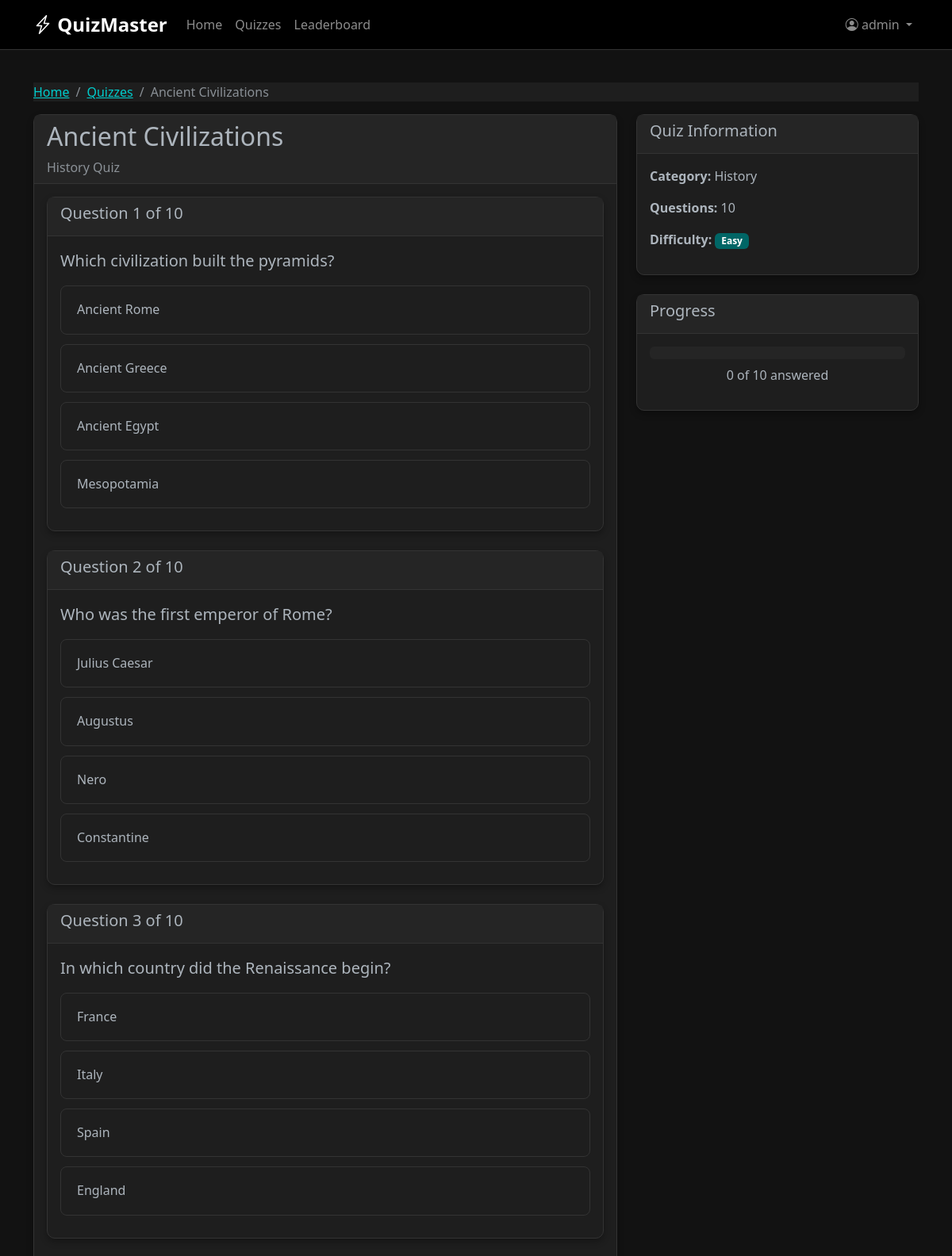
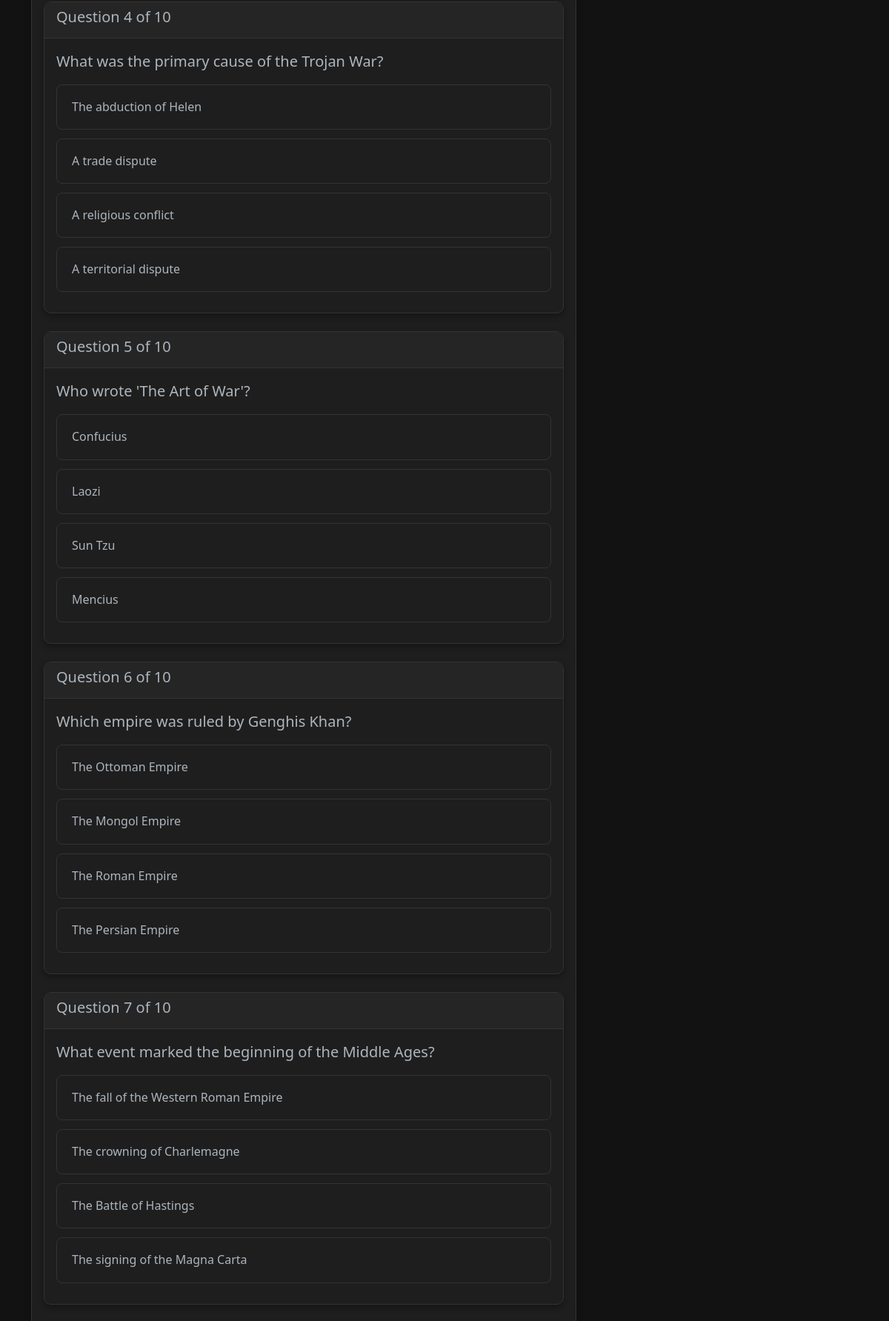
Page /quiz/10/ (signed in, upper part) on the committed database (2 pictures, top to bottom).
### quiz/models.py (models this page shows, shortened)
class Quiz(models.Model):
    title = models.CharField(max_length=200)
    description = models.TextField(blank=True)
    category = models.ForeignKey(Category, on_delete=models.CASCADE, related_name="quizzes")
    created_at = models.DateTimeField(auto_now_add=True)
    is_active = models.BooleanField(default=True)
    time_limit = models.PositiveIntegerField(
        help_text="Time limit in minutes (0 for no limit)",
        default=0
    )
    class Meta:
        indexes = [
            models.Index(fields=['category']),
            models.Index(fields=['is_active']),
            models.Index(fields=['-created_at']),
        ]

class Category(models.Model):
    name = models.CharField(max_length=100, unique=True)
    description = models.TextField(blank=True)
    created_at = models.DateTimeField(auto_now_add=True)
    class Meta:
        verbose_name_plural = "Categories"
        indexes = [
            models.Index(fields=['name']),
        ]

class Question(models.Model):
    quiz = models.ForeignKey(Quiz, on_delete=models.CASCADE, related_name="questions")
    text = models.CharField(max_length=500)
    difficulty = models.CharField(max_length=20, choices=[
        ('easy', 'Easy'),
        ('medium', 'Medium'),
        ('hard', 'Hard')
    ], default='medium')
    points = models.PositiveIntegerField(default=1, validators=[MinValueValidator(1)])
    created_at = models.DateTimeField(auto_now_add=True)
    class Meta:
        indexes = [
            models.Index(fields=['quiz']),
            models.Index(fields=['difficulty']),
        ]

class Option(models.Model):
    question = models.ForeignKey(Question, on_delete=models.CASCADE, related_name="options")
    text = models.CharField(max_length=255)
    is_correct = models.BooleanField(default=False)
    class Meta:
        indexes = [
            models.Index(fields=['question']),
        ]

### quiz/views.py (the view)
# urls.py: path("quiz/<int:quiz_id>/", views.quiz_detail, name="quiz_detail"),
def quiz_detail(request, quiz_id):
    if not request.user.is_authenticated:
        return redirect_to_login(request.get_full_path(), '/login/', 'next')
    quiz = get_object_or_404(
        Quiz.objects.prefetch_related(
            'questions__options'
        ).select_related('category'),
        id=quiz_id,
        is_active=True
    )
    return render(request, 'quiz/quiz_detail.html', {'quiz': quiz})

### quiz/templates/quiz/quiz_detail.html (shortened to what this page needs)
{% extends "quiz/base.html" %}
{% block content %}
<div class="container my-5">
  <nav aria-label="breadcrumb">
    <ol class="breadcrumb">
      <li class="breadcrumb-item"><a href="{% url 'home' %}">Home</a></li>
      <li class="breadcrumb-item"><a href="{% url 'quiz_list' %}">Quizzes</a></li>
      <li class="breadcrumb-item active" aria-current="page">{{ quiz.title }}</li>
    </ol>
  </nav>
  <div class="row">
    <div class="col-md-8">
      <div class="card">
        <div class="card-header">
          <h2>{{ quiz.title }}</h2>
          <p class="text-muted mb-0">{{ quiz.category.name }} Quiz</p>
        </div>
        <div class="card-body">
          <form id="quiz-form" method="post" action="{% url 'submit' %}">
            {% for question in quiz.questions.all %}
            <div class="card mb-4 question-card">
              <div class="card-header">
                <h5>Question {{ forloop.counter }} of {{ quiz.questions.count }}</h5>
              </div>
              <div class="card-body">
                <p class="lead">{{ question.text }}</p>
                <div class="options-container">
                  {% for opt in question.options.all %}
                  <div class="option-item">
                    <div class="form-check">
                      <label class="form-check-label h6" for="opt{{ opt.id }}">{{ opt.text }}</label>
                    </div>
                  </div>
                  {% endfor %}
                </div>
              </div>
            </div>
            {% endfor %}
          </form>
        </div>
      </div>
    </div>
    <div class="col-md-4">
      <div class="card">
        <div class="card-header">
          <h5>Quiz Information</h5>
        </div>
        <div class="card-body">
          <p><strong>Category:</strong> {{ quiz.category.name }}</p>
          <p><strong>Questions:</strong> {{ quiz.questions.count }}</p>
          <p><strong>Difficulty:</strong>
            {% if quiz.questions.count > 0 %}
              {% with first_question=quiz.questions.first %}
                {% if first_question.difficulty == 'hard' %}
                  <span class="badge bg-danger">Hard</span>
                {% elif first_question.difficulty == 'medium' %}
                  <span class="badge bg-warning text-dark">Medium</span>
                {% else %}
                  <span class="badge bg-success">Easy</span>
                {% endif %}
              {% endwith %}
            {% else %}
              <span class="badge bg-secondary">Not Available</span>
            {% endif %}
          </p>
        </div>
      </div>
      <div class="card mt-4">
        <div class="card-header">
          <h5>Progress</h5>
        </div>
        <div class="card-body">
          <div class="progress">
          </div>
          <p class="mt-2 text-center"><span id="answered-count">0</span> of {{ quiz.questions.count }} answered</p>
        </div>
      </div>
    </div>
  </div>
</div>
{% endblock %}

### quiz/templates/quiz/base.html (shortened to what this page needs)
<!doctype html>
<html lang="en" data-bs-theme="dark">
<head>
  <link href="https://cdn.jsdelivr.net/npm/bootstrap@5.3.0/dist/css/bootstrap.min.css" rel="stylesheet">
  <link rel="stylesheet" href="https://cdn.jsdelivr.net/npm/bootstrap-icons@1.10.0/font/bootstrap-icons.css">
</head>
<body>
  <nav class="navbar navbar-expand-lg navbar-dark fixed-top">
    <div class="container">
      <a class="navbar-brand" href="{% url 'home' %}">
        <i class="bi bi-lightning-charge"></i> QuizMaster
      </a>
      <div class="collapse navbar-collapse" id="navbarNav">
        <ul class="navbar-nav me-auto">
          <li class="nav-item">
            <a class="nav-link" href="{% url 'home' %}">Home</a>
          </li>
          <li class="nav-item">
            <a class="nav-link" href="{% url 'quiz_list' %}">Quizzes</a>
          </li>
          <li class="nav-item">
            <a class="nav-link" href="{% url 'leaderboard' %}">Leaderboard</a>
          </li>
        </ul>
        <ul class="navbar-nav">
          {% if user.is_authenticated %}
            <li class="nav-item dropdown">
              <a class="nav-link dropdown-toggle" href="#" id="navbarDropdown" role="button" data-bs-toggle="dropdown">
                <i class="bi bi-person-circle"></i> {{ user.username }}
              </a>
            </li>
          {% endif %}
        </ul>
      </div>
    </div>
  </nav>
  <main>
    {% block content %}{% endblock %}
  </main>
</body>
</html>

### quiz/templates/quiz/base.html (style rules this page uses)
body { padding-top: 56px; background-color: #121212; color: #e0e0e0; }
.navbar { background-color: #000 !important; border-bottom: 1px solid #333; }
.navbar-brand { font-weight: bold; font-size: 1.5rem; color: #fff !important; }
.card { background-color: #1e1e1e; border: 1px solid #333; border-radius: 10px; box-shadow: 0 4px 8px rgba(0,0,0,0.3); }
.card-header { background-color: #252525; border-bottom: 1px solid #333; font-weight: 500; }
.breadcrumb { background-color: #1e1e1e; }
a { color: #00cccc; }
.progress { background-color: #252525; }
.badge.bg-success { background-color: #006666 !important; }

### quiz/templates/quiz/quiz_detail.html (style rules this page uses)
.question-card { transition: all 0.3s ease; background-color: #1e1e1e; border: 1px solid #333; }
.option-item { padding: 15px 20px; border-radius: 8px; transition: all 0.2s ease; border: 1px solid #333; cursor: pointer; margin-bottom: 12px; user-select: none; min-height: 50px; display: block; width: 100%; box-sizing: border-box; }
.form-check { width: 100%; margin-bottom: 0; padding: 5px 0; }
.form-check-label { width: 100%; cursor: pointer; margin-bottom: 0; display: block; }
.progress { background-color: #252525; }

### rows in the picture
Quiz: title "Ancient Civilizations", category.name "History", questions.count "10"
Question: text "Which civilization built the pyramids?"
Option: text "Ancient Rome"
Option: text "Ancient Greece"
Option: text "Ancient Egypt"
Option: text "Mesopotamia"
Question: text "Who was the first emperor of Rome?"
Option: text "Julius Caesar"
Option: text "Augustus"
Option: text "Nero"
Option: text "Constantine"
Question: text "In which country did the Renaissance begin?"
Option: text "France"
Option: text "Italy"
Option: text "Spain"
Option: text "England"
Question: text "What was the primary cause of the Trojan War?"
Option: text "The abduction of Helen"
Option: text "A trade dispute"
Option: text "A religious conflict"
Option: text "A territorial dispute"
Question: text "Who wrote 'The Art of War'?"
Option: text "Confucius"
Option: text "Laozi"
Option: text "Sun Tzu"
Option: text "Mencius"
Question: text "Which empire was ruled by Genghis Khan?"
Option: text "The Ottoman Empire"
Option: text "The Mongol Empire"
Option: text "The Roman Empire"
Option: text "The Persian Empire"
Question: text "What event marked the beginning of the Middle Ages?"
Option: text "The fall of the Western Roman Empire"
Option: text "The crowning of Charlemagne"
Option: text "The Battle of Hastings"
Option: text "The signing of the Magna Carta"

### other values in the picture
{{ user.username }} "admin"
